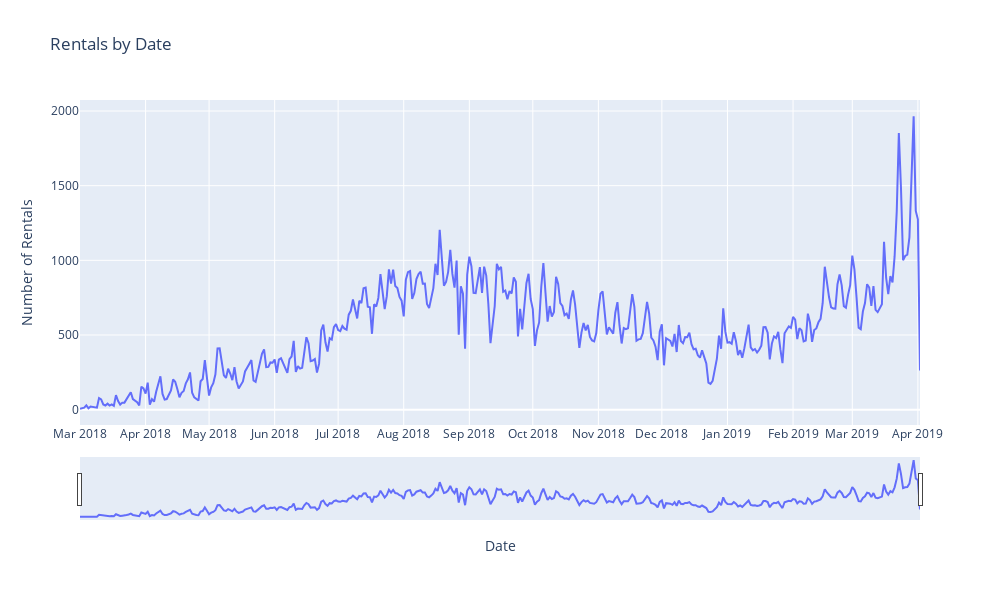

The notebook cell saved with this chart:
### Code cell
# Group by StartTime date (ignoring the time component) and count the rentals
daily_rentals = rentals.groupby(rentals['StartTime'].dt.date).size()

# Plotly interactive plot for Rentals by Date
fig2 = px.line(daily_rentals.reset_index(), x='StartTime', y=0, 
               labels={'0': 'Number of Rentals', 'StartTime': 'Date'},
               title='Rentals by Date')
fig2.update_xaxes(rangeslider_visible=True, tickmode='linear', dtick='M1')
# set size
fig2.update_layout(width= 1000,height=600)

fig2.show()

### Figure 1 — Plotly figure (JSON) as saved in the notebook; plotly's stock layout.template omitted (floating-point values rounded to 4 significant figures; data arrays with more than 128 entries replaced by an {"elided": "..."} marker saying what was removed)
{"data": [{"hovertemplate": "Date=%{x}<br>Number of Rentals=%{y}<extra></extra>", "legendgroup": "", "line": {"color": "#636efa", "dash": "solid"}, "marker": {"symbol": "circle"}, "mode": "lines", "name": "", "orientation": "v", "showlegend": false, "type": "scatter", "x": {"elided": "398 str values"}, "xaxis": "x", "y": {"elided": "398 int values"}, "yaxis": "y"}], "layout": {"height": 600, "legend": {"tracegroupgap": 0}, "title": {"text": "Rentals by Date"}, "width": 1000, "xaxis": {"anchor": "y", "domain": [0, 1], "dtick": "M1", "rangeslider": {"visible": true}, "tickmode": "linear", "title": {"text": "Date"}}, "yaxis": {"anchor": "x", "domain": [0, 1], "title": {"text": "Number of Rentals"}}}}
